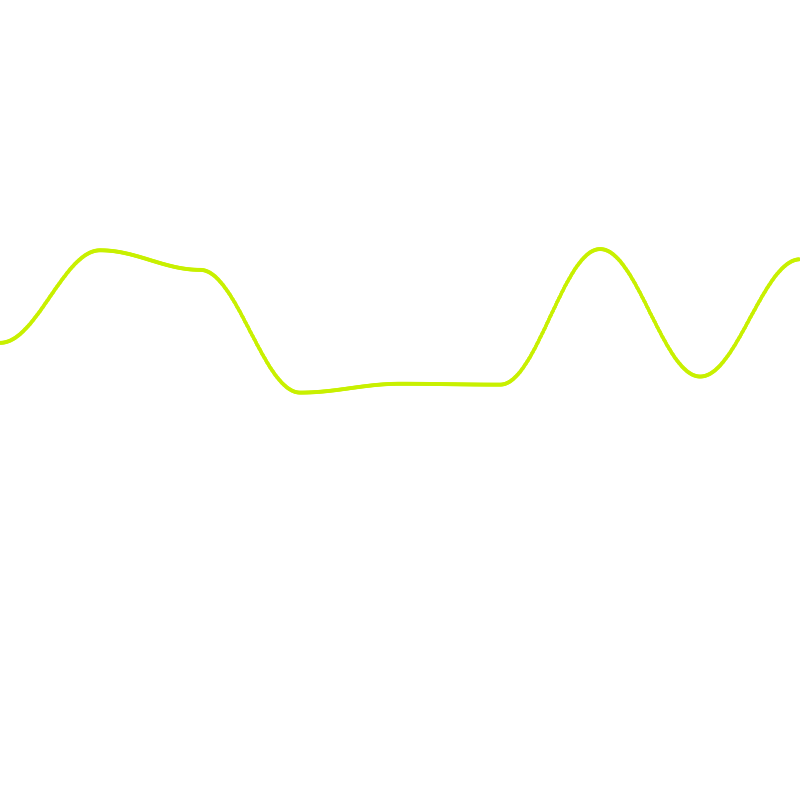
Frame 1 (no input)
Frame 60 (the mouse pressed at the canvas centre just before this capture): identical to frame 1, image omitted
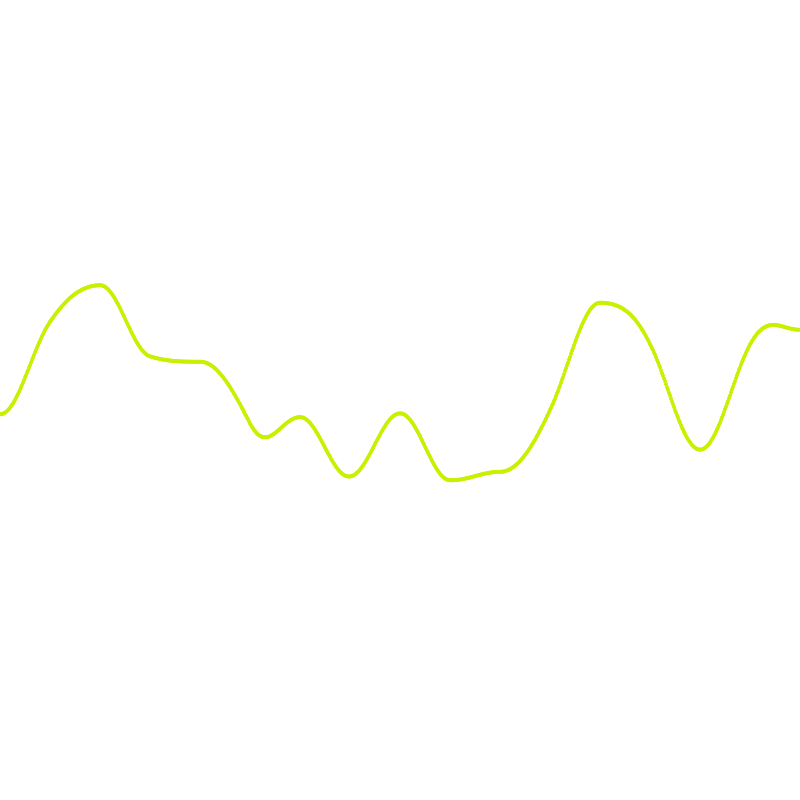
Frame 120 (the mouse held since frame 60 and released just before this capture)

The Processing sketch that drew these frames (run headless with seeded random() and noise(); from frame 60 on, the mouse is pressed at the canvas centre):

// Processing sketch: noiseDetailWave
// ── noiseDetailWave.pde
void setup() {
  size(800,800);
}

void draw() {

  

  background(255);
  fill(200, 240,0);
  noStroke();
  
  noiseSeed(19);
  int lod = int(map(mouseX, 0, width, 1, 4));
  float fal = map(mouseY, 0, height, 0.0, 1.0);
  noiseDetail(lod, fal);
  
  for(int i = 0; i < width; i++){
    //float freq = map(mouseX, 0, width, 0.1, 0.001);
    float freq = 0.01;
    float amp = 390;
    float yNoised = noise(i * freq) * amp;
    circle(i, 200 + yNoised,4);
  }
}
